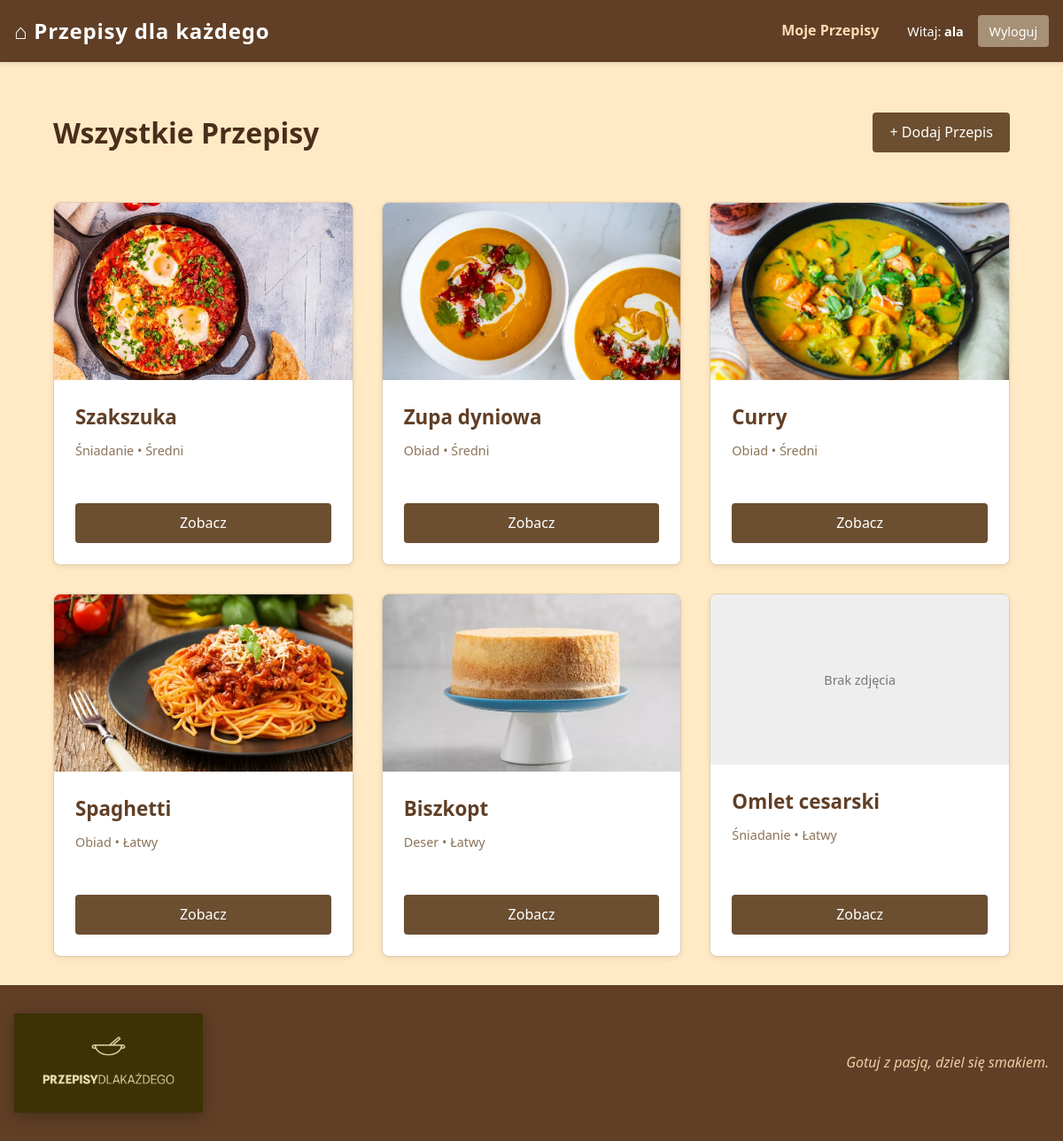
Screenshot of / (signed in) with the database file from the repository.
### recipes/models.py (models this page shows, shortened)
class Recipe(models.Model):
    author = models.ForeignKey(User, on_delete=models.CASCADE, verbose_name="Autor")
    category = models.ForeignKey(Category, on_delete=models.CASCADE, verbose_name="Kategoria")
    title = models.CharField(max_length=200, verbose_name="Tytuł przepisu")
    description = models.TextField(verbose_name="Opis przygotowania")
    ingredients = models.TextField(verbose_name="Składniki", help_text="Wpisz składniki po przecinku")
    preparation_time = models.PositiveIntegerField(verbose_name="Czas (min)")
    DIFFICULTY_CHOICES = [('Łatwy', 'Łatwy'), ('Średni', 'Średni'), ('Trudny', 'Trudny')]
    difficulty = models.CharField(max_length=10, choices=DIFFICULTY_CHOICES, default='Łatwy', verbose_name="Trudność")
    is_vegetarian = models.BooleanField(default=False, verbose_name="Czy wegetariańskie?")
    image = models.ImageField(upload_to='recipes_img/', blank=True, null=True, verbose_name="Zdjęcie")
    created_at = models.DateTimeField(auto_now_add=True)

class Category(models.Model):
    name = models.CharField(max_length=100, verbose_name="Nazwa kategorii")

### recipes/views.py (the view)
# urls.py: path('', views.recipe_list, name='recipe_list'),
def recipe_list(request):
    recipes = Recipe.objects.all().order_by('-created_at') # przepisy beda wyswietlane od najnowszych
    return render(request, 'recipe_list.html', {'recipes': recipes, 'page_title': 'Wszystkie Przepisy'})

### templates/recipe_list.html
{% extends 'base.html' %}
{% block content %}
<div class="page-header">
    <h1>{{ page_title }}</h1>
    <a href="{% url 'recipe_create' %}" class="btn">+ Dodaj Przepis</a>
</div>
<div class="recipe-grid">
    {% for recipe in recipes %}
    <div class="card">
        {% if recipe.image %}
            <img src="{{ recipe.image.url }}" class="card-img" alt="{{ recipe.title }}">
        {% else %}
            <div class="card-img-placeholder">Brak zdjęcia</div>
        {% endif %}
        <div class="card-content">
            <h3 class="card-title">{{ recipe.title }}</h3>
            <div class="meta">
                {{ recipe.category.name }} • {{ recipe.get_difficulty_display }}
            </div>
            <div class="card-bottom">
                <a href="{% url 'recipe_detail' recipe.pk %}" class="btn btn-block">Zobacz</a>
            </div>
        </div>
    </div>
    {% empty %}
        <p class="empty-message">Brak przepisów w bazie</p>
    {% endfor %}
</div>
{% endblock %}

### templates/navbar.html
<nav class="navbar">
    <div class="nav-container">
        <a class="brand" href="{% url 'recipe_list' %}">⌂ Przepisy dla każdego</a>
        <div class="nav-actions">
            {% if user.is_authenticated %}
                <a href="{% url 'my_recipes' %}" class="nav-link">Moje Przepisy</a>
                <span class="nav-greeting">Witaj: <strong>{{ user.username }}</strong></span>
                <a href="{% url 'user_logout' %}" class="btn btn-secondary btn-sm">Wyloguj</a>
            {% else %}
                <a href="{% url 'user_login' %}" class="nav-link">Zaloguj</a>
                <a href="{% url 'register' %}" class="btn btn-white btn-sm">Rejestracja</a>
            {% endif %}
        </div>
    </div>
</nav>

### static/style.css (style rules this page uses)
*, *::before, *::after { box-sizing: border-box; }
:root { --primary: #603F26; --accent: #6C4E31; --bg: #FFEAC5; --secondary-bg: #FFDBB5; --text: #4a2e1b; --white: #ffffff; --spacing: 1rem; }
body { margin: 0; font-family: 'Segoe UI', Tahoma, Geneva, Verdana, sans-serif; background-color: var(--bg); color: var(--text); line-height: 1.6; display: flex; flex-direction: column; min-height: 100vh; }
.navbar { background-color: var(--primary); padding: var(--spacing); color: var(--white); box-shadow: 0 0.125rem 0.3rem rgba(0,0,0,0.1); }
.nav-container { max-width: 75rem; margin: 0 auto; display: flex; justify-content: space-between; align-items: center; }
.brand { letter-spacing: 0.05rem; font-size: 1.5rem; font-weight: bold; color: var(--white); text-decoration: none; }
.nav-actions { display: flex; gap: 1rem; align-items: center; }
.nav-link { color: var(--secondary-bg); text-decoration: none; font-weight: 600; transition: opacity 0.2s; }
.nav-greeting { font-size: 0.9rem; margin-left: 1rem; color: var(--white); }
.recipe-grid { display: grid; grid-template-columns: repeat(auto-fill, minmax(18rem, 1fr)); gap: 2rem; }
.card { background: var(--white); border: 0.0625rem solid #e0cdb0; border-radius: 0.5rem; overflow: hidden; transition: transform 0.2s; box-shadow: 0 0.125rem 0.3rem rgba(96, 63, 38, 0.1); display: flex; flex-direction: column; }
.card-img { width: 100%; height: 12.5rem; object-fit: cover; background-color: var(--secondary-bg); display: flex; align-items: center; justify-content: center; color: var(--primary); }
.card-content { padding: 1.5rem; flex-grow: 1; display: flex; flex-direction: column; }
.card-title { font-size: 1.4rem; margin: 0 0 0.5rem 0; color: var(--primary); }
.meta { font-size: 0.9rem; margin-bottom: 1rem; color: #8c735a; }
.btn { display: inline-block; padding: 0.6rem 1.2rem; background-color: var(--accent); color: var(--white); text-decoration: none; border-radius: 0.25rem; border: none; cursor: pointer; font-size: 1rem; text-align: center; transition: background 0.3s; }
.btn-secondary { background-color: #a69076; }
.btn-sm { padding: 0.4rem 0.8rem; font-size: 0.9rem; }
.btn-block { display: block; width: 100%; text-align: center; }
.btn-block { display: block; width: 100%; margin-top: 1rem; }
.page-header { display: flex; justify-content: space-between; align-items: center; margin-bottom: 2rem; }
.card-img-placeholder { width: 100%; height: 12rem; background-color: #eee; display: flex; align-items: center; justify-content: center; color: #777; font-size: 0.9rem; }
.card-bottom { margin-top: auto; padding-top: 1rem; }

### rows the page displays
Recipe: image (picture), title "Szakszuka", category.name "Śniadanie", difficulty "Średni"
Recipe: image (picture), title "Zupa dyniowa", category.name "Obiad", difficulty "Średni"
Recipe: image (picture), title "Curry", category.name "Obiad", difficulty "Średni"
Recipe: image (picture), title "Spaghetti", category.name "Obiad", difficulty "Łatwy"
Recipe: image (picture), title "Biszkopt", category.name "Deser", difficulty "Łatwy"
Recipe: image "Brak zdjęcia", title "Omlet cesarski", category.name "Śniadanie", difficulty "Łatwy"

### other values shown
{{ user.username }} "ala"
{{ page_title }} "Wszystkie Przepisy"
